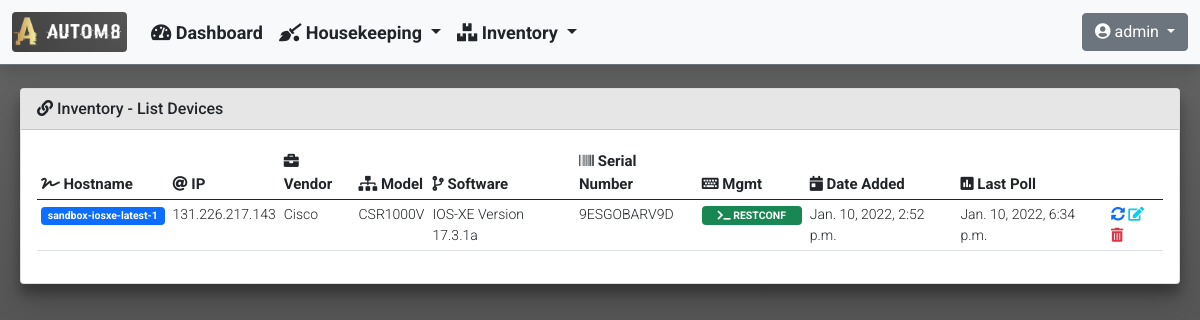
Page /inventory/device_inventory_list/ (signed in) on the earlier database version.
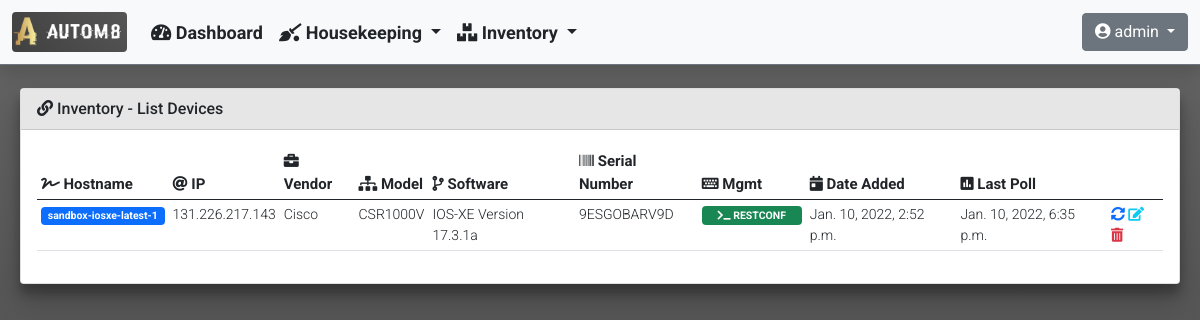
Same page on the later database version.
### inventory/models.py (models this page shows)
class Device(models.Model):
    hostname = models.CharField(unique=True, max_length=255)
    mgmt_ip = models.GenericIPAddressField(unique=True, max_length=12)
    username = models.CharField(blank=True, null=True, max_length=255)
    password = models.CharField(blank=True, null=True, max_length=255)
    software_version = models.CharField(blank=True, null=True, max_length=255)
    serial_number = models.CharField(blank=True, null=True, max_length=255)
    vendor = models.CharField(max_length=255)
    description = models.CharField(blank=True, null=True, max_length=255)
    hardware_model = models.CharField(blank=True, null=True, max_length=255)
    rest_conf_enabled = models.BooleanField(blank=True, null=True)
    device_uptime = models.CharField(blank=True, null=True, max_length=255)
    last_polled = models.DateTimeField(blank=True, null=True)
    date_added = models.DateTimeField(default=timezone.now())

### inventory/views.py (the view)
def device_inventory_list(request):
    list_of_devices = Device.objects.all()
    context = {
        'title': 'Inventory - List Devices',
        'card_header': 'Inventory - List Devices',
        'data': list_of_devices,
    }
    return render(request, 'inventory/device_inventory_list.html', context)

### templates/inventory/device_inventory_list.html (shortened to what this page needs)
{% extends "base_template/base.html"%}
{% block content %}
{% if data %}
<div class="table-responsive rounded">
    <table id="device_inventory" class="table table-hover table-sm" style="width:100%">
        <thead>
            <tr>
                <th><i class="fas fa-signature"></i> Hostname</th>
                <th><i class="fas fa-at"></i> IP</th>
                <th><i class="fas fa-briefcase"></i> Vendor</th>
                <th><i class="fas fa-sitemap"></i> Model</th>
                <th><i class="fas fa-code-branch"></i> Software</th>
                <th><i class="fas fa-barcode"></i> Serial Number</th>
                <th><i class="fas fa-keyboard"></i> Mgmt</th>
                <th><i class="fas fa-calendar-day"></i> Date Added</th>
                <th><i class="fas fa-poll"></i> Last Poll</th>
                <th></th>
            </tr>
        </thead>
        <tbody>
            {% for device in data %}
            <tr>
                <td>
                    <a class="badge bg-primary text-decoration-none"
                        href="{% url 'inventory:device_detailed_information' device.id %}"
                        onclick="spinner_toggle_on();">
                        {{ device.hostname }}
                    </a>
                </td>
                <td>{{ device.mgmt_ip }}</td>
                <td>{{ device.vendor }}</td>
                <td>{{ device.hardware_model }}</td>
                <td>{{ device.software_version }}</td>
                <td>{{ device.serial_number }}</td>
                {% if device.rest_conf_enabled %}
                <td>
                    <badge class="badge bg-success" style="width:100px">
                        <i class="fas fa-terminal"></i> RESTCONF
                    </badge>
                </td>
                {% else %}
                <td>
                    <badge class="badge bg-secondary" style="width:100px">
                        <i class="fas fa-terminal"></i> SSH
                    </badge>
                </td>
                {% endif %}
                <td>{{ device.date_added }}</td>
                <td>{{ device.last_polled }}</td>
                <td>
                    <a class="text-decoration-none" href="{% url 'inventory:device_force_rediscovery' device.id %}"
                        data-bs-toggle="tooltip" title="Rediscover">
                        <i class="fas fa-sync-alt"></i>
                    </a>
                    <a class="text-decoration-none" href="{% url 'inventory:device_inventory_edit' device.id %}"
                        data-bs-toggle="tooltip" title="Edit">
                        <i class="fas fa-edit text-info"></i>
                    </a>
                    <a class="text-decoration-none" href="{% url 'inventory:device_inventory_delete' device.id %}"
                        data-bs-toggle="tooltip" title="Delete">
                        <i class="fas fa-trash-alt text-danger"></i>
                    </a>
                </td>
            </tr>
            {% endfor %}
        </tbody>
    </table>
</div>
{% else %}
<h5 class="my-5 fw-bold text-center">No devices are currently present in the database...</h5>
{% endif %}
{% endblock %}

Differences in the rows shown:
changed Device "Cisco": last_polled "Jan. 10, 2022, 6:34 p.m." → "Jan. 10, 2022, 6:35 p.m."
